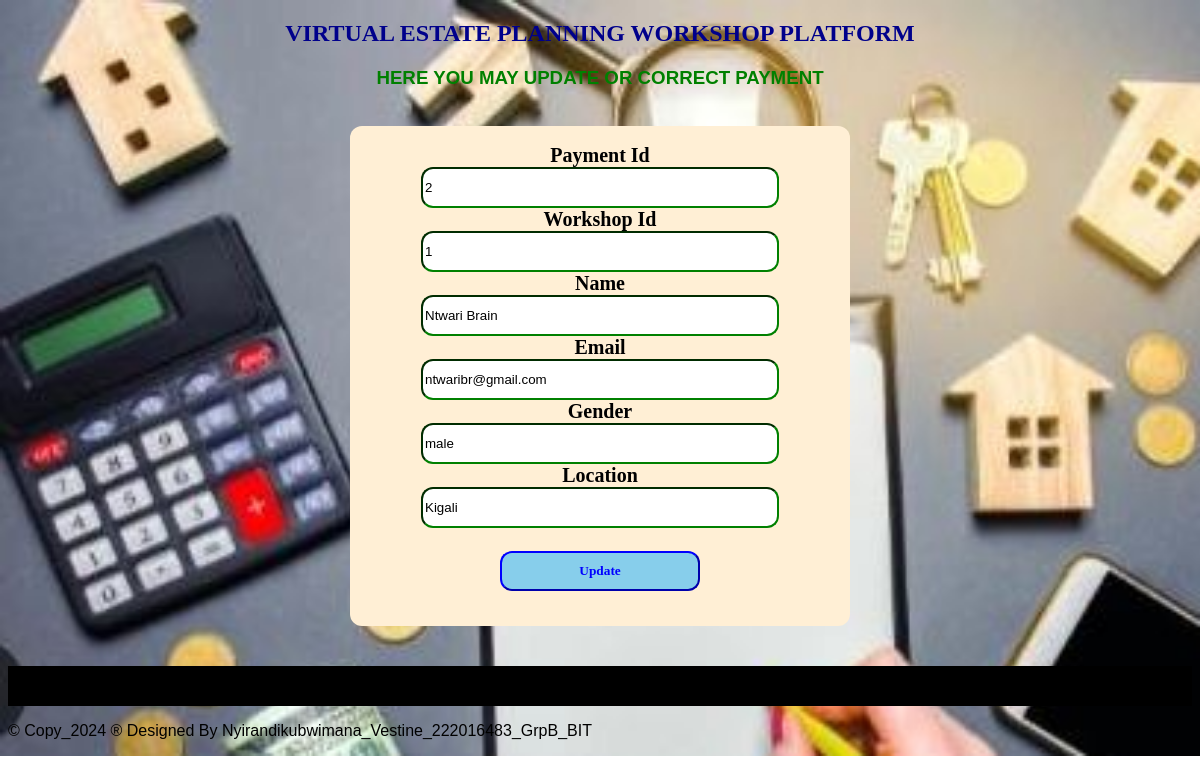
Screenshot of /updateattendee.php?attendee_id=2 with the database file from the repository.
### tables this page shows
CREATE TABLE `attendee` (
  `attendee_id` int(12) NOT NULL,
  `workshop_id` int(11) DEFAULT NULL,
  `name` varchar(200) DEFAULT NULL,
  `email` varchar(200) DEFAULT NULL,
  `gender` varchar(100) DEFAULT 'not null',
  `location` varchar(200) NOT NULL,
  `registration_date` timestamp NOT NULL DEFAULT current_timestamp() ON UPDATE current_timestamp()
);

### updateattendee.php (the view, shortened to what this page needs)
<?php
include "databaseconnection.php";
$attendee_id = $workshop_id = $name = $email = $gender = $location = '';
if ($_SERVER['REQUEST_METHOD'] == 'GET') {
    $attendee_id = $_GET["attendee_id"];
    $sql = "SELECT * FROM attendee WHERE attendee_id = $attendee_id";
    $result = $connection->query($sql);
    if ($result->num_rows > 0) {
        $row = $result->fetch_assoc();
        $workshop_id = $row['workshop_id'];
        $name = $row["name"];
        $email = $row["email"];
        $gender = $row['gender'];
        $location = $row["location"];
    } else {
        header("location: viewattendee.php");
        exit;
    }
}
?>
<!DOCTYPE html>
<html>
<head>
</head>
<body>
<center>
    <h2>VIRTUAL ESTATE PLANNING WORKSHOP PLATFORM</h2>
    <h3 style="color: green;">HERE YOU MAY UPDATE OR CORRECT PAYMENT</h3>
    <br>
    <section class="forms">
        <form method="POST" onsubmit="return confirmUpdate();">
            <br>
            <label>Payment Id</label><br>
            <input type="text" name="attendee_id" readonly class="input" value="<?php echo $attendee_id; ?>"><br>
            <label>Workshop Id</label><br>
            <input type="text" name="workshop_id" readonly class="input" value="<?php echo $workshop_id; ?>"><br>
            <label>Name</label><br>
            <input type="text" name="name" class="input" value="<?php echo $name; ?>"><br>
            <label>Email</label><br>
            <input type="text" name="email" value="<?php echo $email; ?>" class="input"><br>
            <label>Gender</label><br>
            <input type="text" name="gender" value="<?php echo $gender; ?>" class="input"><br>
            <label>Location</label><br>
            <input type="text" name="location" value="<?php echo $location; ?>" class="input"><br><br>
            <input type="submit" name="submit" value="Update" class="sb">
        </form>
    </section>
</center>
<footer>
    <p style="color: white; text-align: center; margin-top: 40px; background-color: black; height: 40px;"><marquee>&copy; Copy_2024 &reg; Designed By Nyirandikubwimana_Vestine_222016483_GrpB_BIT</marquee></p>
</footer>
</body>
</html>

### updateattendee.php (style rules this page uses)
body { background-image: url('./images/hme.jpg'); background-repeat: no-repeat; background-size: cover; font-family: 'Century', sans-serif; }
h2 { font-family: Castellar; color: darkblue; }
label { font-family: times new roman; font-size: 20px; font-weight: bold; }
.sb { font-family: Georgia; padding: 10px; border-color: blue; background-color: skyblue; width: 200px; margin-top: 5px; border-radius: 12px; font-weight: bold; color: blue; }
.input { width: 350px; height: 35px; border-radius: 12px; border-color: green; }
form { background-color: papayawhip; width: 500px; border-radius: 12px; height: 500px; }

### rows the page displays
attendee: workshop_id "1", name "Ntwari Brain", email "ntwaribr@gmail.com", gender "male", location "Kigali"
